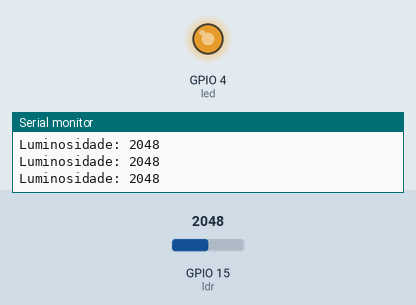
Bench run of a sketch on a simulated ESP32. On the bench: output pins drawn as LEDs (lit = HIGH), the last lines printed to the serial monitor. The inputs (shaded band) are chosen by the test bench; at power-on: GPIO 15 (ldr) = 2048.

Above: at 4.2 s.
4.3 s: GPIO 15 (ldr) set to 2866
At 4.9 s:
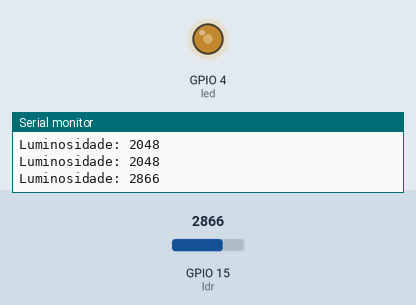
6.0 s: GPIO 15 (ldr) set to 2047
At 7.3 s:
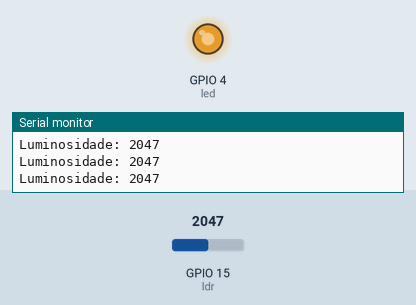
Timing chart, 0 to 9.0 s (numbered marks = the images above; inputs shaded):
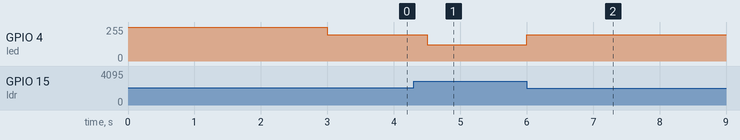

The sketch:

PID_Proj.ino
```cpp
/*
 *  Autor : Gianfranco Avona Covello
 *  Data  : 29/10/2021
 *  P.I.D = Proporcional, Integral, Derivativo
 * -----------------------------------------------
 *  Proporcional -> Ganho no sistema
 *
 *  Erro = (setPoint - valorMedido)
 *
 *  P = kp x Erro
 *  I = Somatória dos erros infinitesimais visando aproximar ao máximo o erro
 *  D = Acelerar o processo para atingir o SetPoint
 *
*/

// --------------------------------------------------
// --- MAPEAMENTO DE HARDWARE ---
#define   ldr       15
#define   led        4
//#define   ctrl_pwm  13

// ==============================================================
// --- Constantes do Projeto --- //
#define   out1_time   500   //TEMPO PARA LEITURA DO SISTEMA
#define   dt          500   //atualização do PID

// ==============================================================
// --- Protótipo de Funçoes --- //
float pid_control(float meas, float set_point);

// ==============================================================
// --- Variáveis Globais --- //
int out1_time_save = 0,
    pid_upt        = 0;

float kp = 1.5,
      ki = 0.6,
      kd = 0.01;

float LeituraLDR;

// --------------------------------------------------
// --- FUNÇÃO PRINCIPAL ---
void setup() {

  Serial.begin(115200);

  pinMode(ldr, INPUT);
  //pinMode(ctrl_pwm, INPUT);
  pinMode(led, OUTPUT);

  ledcAttachPin(led, 0);            //(pino controlado, canal)
  ledcSetup(0, 2000, 12);           //(canal, frequência, bits) 12bits = 4095 + 1
  ledcWrite(0, 4095);               //(canal, amplitudeDesejadaEmBits)
  delay(3000);
} // end setup

void loop() {

  //unsigned duty = 0;
  //LeituraLDR = (analogRead(ldr));

  float pwm_val;
  if(millis() - pid_upt >= dt)
  {
      pwm_val = pid_control((analogRead(ldr)),2800);
      ledcWrite(0, pwm_val+2048);
      pid_upt = millis();
  }

  if(millis()-out1_time_save >= out1_time)
  {

   /* ----- APENAS QUANDO O AJUSTE FOR FEITO PELO POTENCIÔMETRO ------
    *  duty = analogRead(ctrl_pwm);
    *         ledcWrite(0, duty);
    *  Serial.println(duty);
    *  //Serial.print("Potencia do PWM: ");
    *  //Serial.println(analogRead(ctrl_pwm));
    */

    Serial.print("Luminosidade: ");
    Serial.println(analogRead(ldr));

    out1_time_save = millis();
  } // end if

} //end loop


// --------------------------------------------------
// --- Desenvolvimento de funções ---

float pid_control(float meas, float set_point)
{
  static float last_meas;

  float     error_meas,
            proportional,
            integral,
            derivative;

  error_meas = set_point - meas;

  proportional = kp*error_meas;

  integral += (error_meas*ki) * (dt /1000);

  derivative = ((last_meas - meas)*kd) * (dt/1000);
  last_meas = meas;

  return (proportional + integral + derivative);
}
```

Measured:
- after the input at 4.3 s, GPIO 4 (led): 198/255 → 121/255 after 0.20 s
- after the input at 6.0 s, GPIO 4 (led): 121/255 → 198/255 at once
